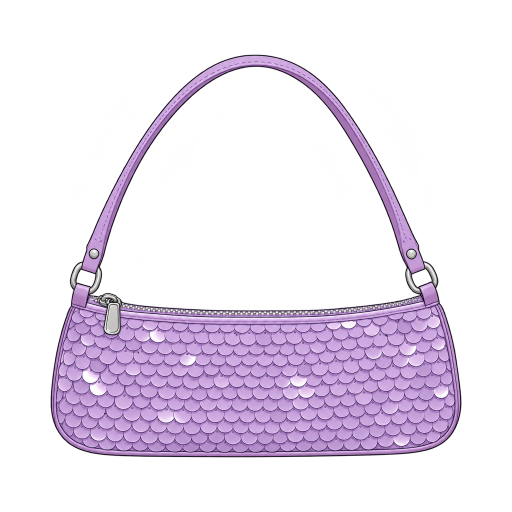
#> input picture art-src/raw/product/acc-bag-baguette.png, 1024 x 1024 px, given in place of base.png, which was not available (shown at 1/2 size)
$ python check.py
#> lines starting #> are read from the running program, lines starting #| are printed output that depends on the picture; after the words box and inside, x2 and y2 are one past the last pixel; in counts of white or black regions, pixels touching at a corner belong together
"""v2 experiment: align each transparent layer onto the base and report problems.

No cutting. A layer is used as Codex drew it; this script only
- places the items Codex does not put in place reliably by an anchor on the doll:
  each shoe onto its foot, a bag under the fingers of her hand. Clothes and hair
  already land on the body as drawn and are not moved;
- reports skin pixels inside the item (Codex drew part of the doll by mistake) and
  enclosed transparent holes;
- writes art-src/v2/out/<name>.png (aligned, full canvas) and a report.

  art-src/.venv/bin/python art-src/v2/check.py
"""
import json
import pathlib
import sys

import numpy as np
from PIL import Image
from scipy import ndimage as ndi

ROOT = pathlib.Path(__file__).resolve().parent
sys.path.insert(0, str(ROOT.parent))
from skin import skin_weight  # noqa: E402

RAW, OUT = ROOT / 'raw', ROOT / 'out'


def rgba(path):
    return np.asarray(Image.open(path).convert('RGBA'), dtype=np.float32)


# [38 lines left out: functions segments, feet_boxes, hand_box, move, not called in this run]


ANKLE_Y = 1330          # below this row the doll's bare feet


# [10 lines left out: function scale_part, not called in this run]


BASE_RGB = None


# [263 lines left out: functions trim_foot, fit_shoes, fit_bottom, earlobes, fit_earrings, not called in this run]


# matched by name prefix, so that new models (acc-bag-clutch, acc-neck-drop) are fitted too
BAGS = ('acc-tote', 'acc-bag', 'acc-belt-bag')
NECKLACES = ('acc-chain', 'acc-pearls', 'acc-neck')


# [59 lines left out: functions neck, fit_necklace, fingertips, not called in this run]


# Codex draws some bags tiny next to her (a straw basket 104 px wide, a tote 297): any bag smaller than
# this (opaque box area, handle included) is scaled up to it, by at most BAG_GROW
BAG_MIN_AREA = 52000
BAG_GROW = 2.0
# how much the last fitted bag was scaled up: skin-like pixels (a straw basket) scale with it
grown = 1.0


# the bag must stay inside the figure frame (batch.FRAME_X), or the doll shrinks on every screen
BAG_FRAME = (165, 795)


# [208 lines left out: functions grow_bag, fit_bag, shoe_overhang, leg_offset, leg_flare, covers_feet and 5 more, not called in this run]


# shoes drawn by editing the doll's own feet (onbody.py): already in place
ONBODY = {p.stem for d in ('onbody', 'onface', 'wear') if (ROOT / 'raw' / d).exists()
          for p in (ROOT / 'raw' / d).glob('*.png')}


# [35 lines left out: functions fit_choker, shrink_earrings, not called in this run]


LENS_ALPHA = 0.5


# [66 lines left out: functions nose_x, fit_glasses, not called in this run]


JEWELLERY = ('acc-hoops', 'acc-ear', 'acc-studs', 'acc-chain', 'acc-pearls', 'acc-neck', 'acc-choker')


# [43 lines left out: functions drop_haze, fit, not called in this run]


def underwear(base):
    """The doll's nude bandeau and briefs: light and much less saturated than skin."""
    rgb, a = base[..., :3], base[..., 3]
    v = rgb.max(axis=-1)
    ratio = (rgb[..., 0] - rgb[..., 2]) / np.maximum(rgb[..., 0], 1)
    # (skin has (r-b)/r of about 0.5; the underwear 0.23-0.36, its seams down to v 200)
    m = (a > 200) & (v > 195) & (ratio > 0.1) & (ratio < 0.41)
    m[:250] = False
    m[800:] = False
    m = ndi.binary_opening(ndi.binary_closing(m, iterations=6), iterations=2)
    lab, n = ndi.label(m)
    sizes = ndi.sum(m, lab, range(1, n + 1))
    return np.isin(lab, [i + 1 for i, s in enumerate(sizes) if s > 2000])


# [33 lines left out: functions waist_overhang, hip_gap, not called in this run]


def main():
    OUT.mkdir(exist_ok=True)
    base = rgba(ROOT / 'base.png')
    body_a = base[..., 3]
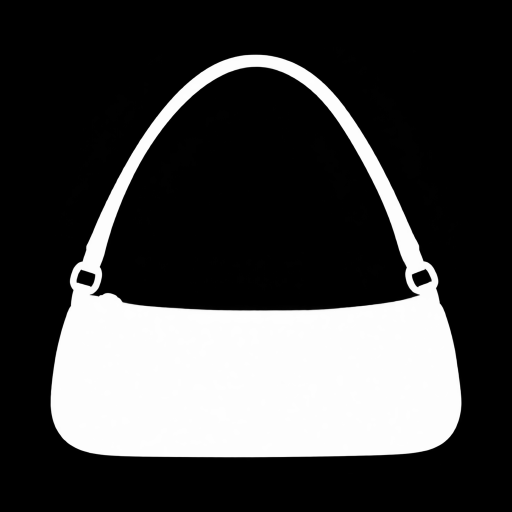
#> body_a: shape (1024, 1024) float32 (shown at 1/2 size); min 0, max 255, mean 66.2
    Image.fromarray(base.astype(np.uint8)).save(OUT / 'base.png')
    under = underwear(base)
#> in underwear, `rgb, a = base[..., :3], base[..., 3]`:
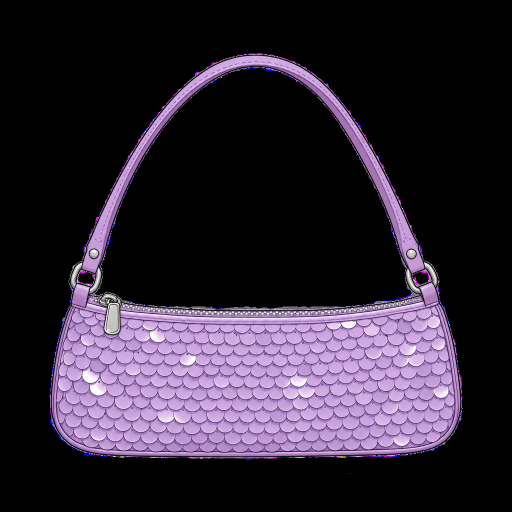
#> rgb: shape (1024, 1024, 3) float32 (shown at 1/2 size); mean R, G, B 47.8, 38.4, 53
#> in underwear, `v = rgb.max(axis=-1)`:
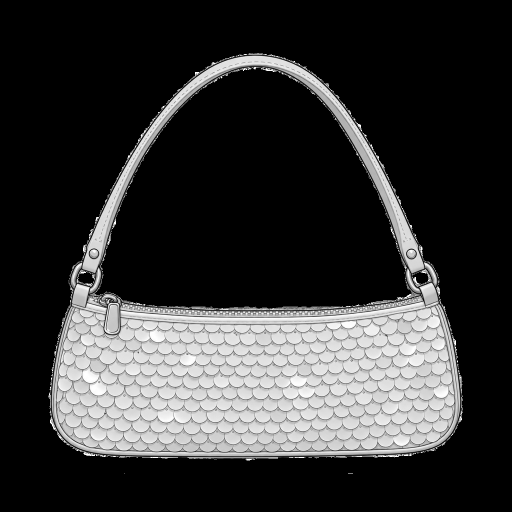
#> v: shape (1024, 1024) float32 (shown at 1/2 size); min 0, max 255, mean 53.1
#> in underwear, `ratio = (rgb[..., 0] - rgb[..., 2]) / np.maximum(rgb[..., 0], 1)`:
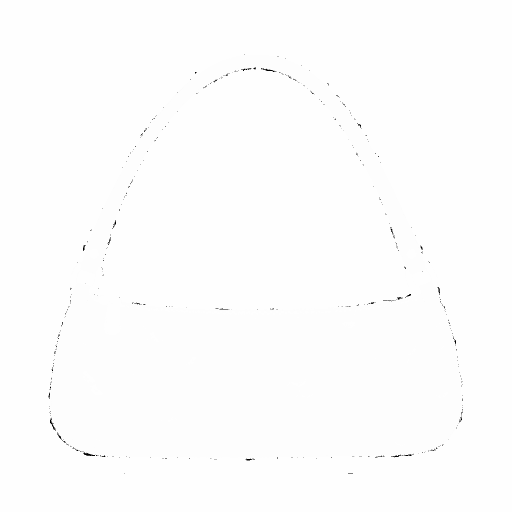
#> ratio: shape (1024, 1024) float32 (shown at 1/2 size); min -255, max 1, mean -0.426; drawn with min black and max white
#> in underwear, `m = (a > 200) & (v > 195) & (ratio > 0.1) & (ratio < 0.41)`: m: shape (1024, 1024) bool; every value is 0
#> in underwear, `lab, n = ndi.label(m)`: lab: shape (1024, 1024) int32; every value is 0
#> in underwear, `lab, n = ndi.label(m)`: n = 0
#> in underwear, `sizes = ndi.sum(m, lab, range(1, n + 1))`: sizes = empty array
    # tops must cover the bandeau, bottoms the briefs, dresses both
    lab, _ = ndi.label(under)
    ys = np.nonzero(under)[0]
#> ys = empty array
#> (the run stopped early here; a loop or call above may not have finished)

$ run again, on art-src/raw/product/acc-bag-pouch.png
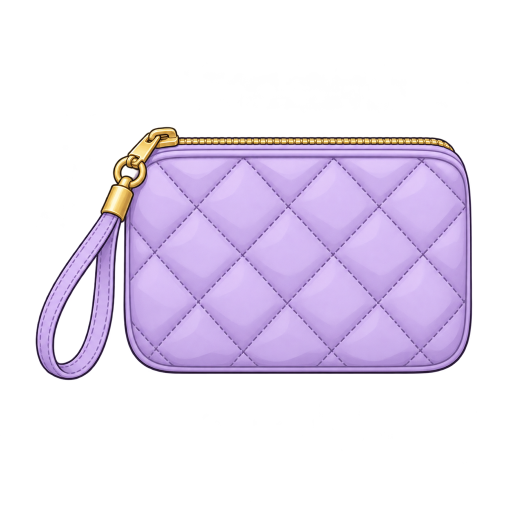
#> input picture art-src/raw/product/acc-bag-pouch.png, 1024 x 1024 px, given in place of base.png, which was not available (shown at 1/2 size)
#> in underwear, `m = (a > 200) & (v > 195) & (ratio > 0.1) & (ratio < 0.41)`:
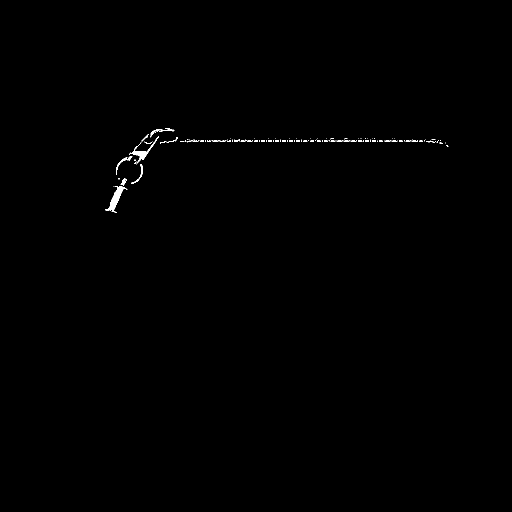
#> m: shape (1024, 1024) bool (shown at 1/2 size); 0.27% white; 127 white regions (87 under 20 px), largest, box (x1, y1, x2, y2) and area: (210, 372, 255, 426) 674, (258, 268, 318, 329) 499, (262, 328, 286, 368) 131
#> in underwear, `m = ndi.binary_opening(ndi.binary_closing(m, iterations=6), iterations..`:
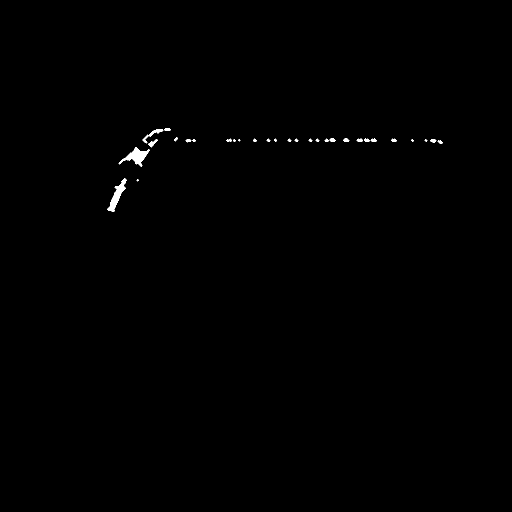
#> m: shape (1024, 1024) bool (shown at 1/2 size); 0.3% white; 30 white regions (4 under 20 px), largest, box (x1, y1, x2, y2) and area: (237, 294, 300, 334) 908, (214, 357, 253, 424) 840, (285, 258, 327, 287) 248
#> n = 30
#> sizes = 30 values, max 908 at index 27, min 13 at index 22, mean 105.1
#> ys = empty array
